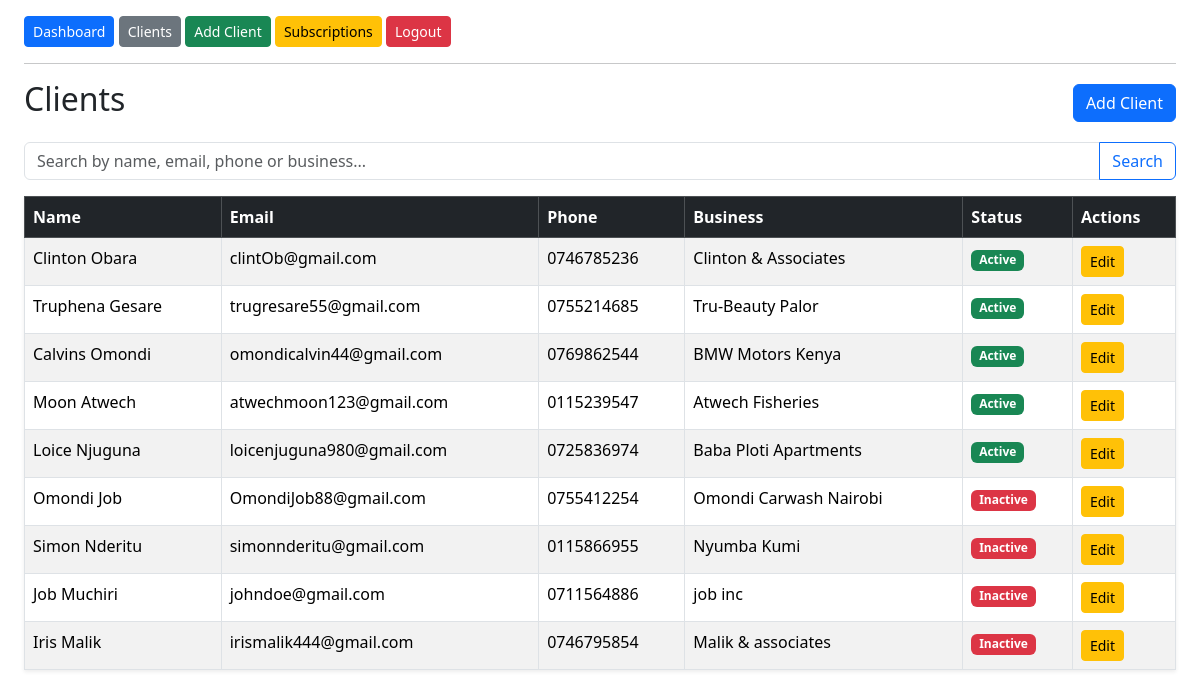
Page / (signed in) on the earlier database version.
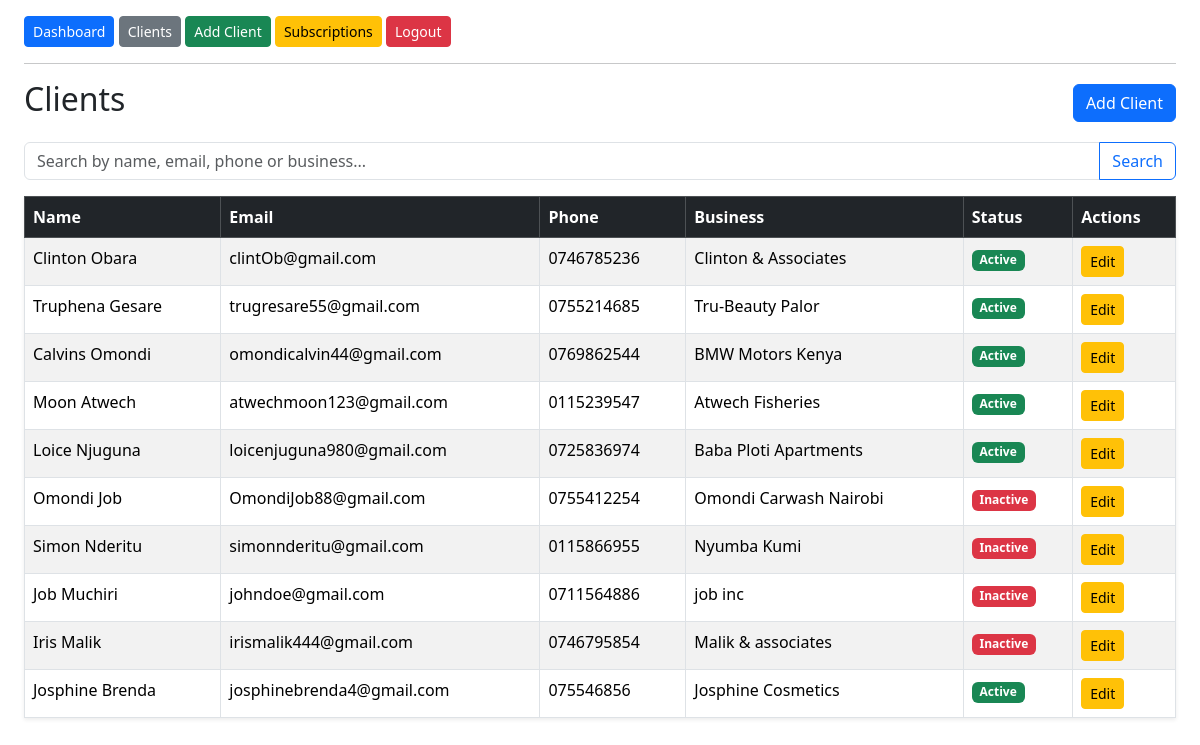
Same page on the later database version.
### tracker/models.py (models this page shows, shortened)
class Client (models.Model):
    STATUS_CHOICES = [
        ('active', 'Active'),
        ('inactive', 'Inactive')
    ]
    name = models.CharField(max_length=100)
    phone_number= models.CharField(max_length=12)
    email = models.EmailField(unique=True)
    business_name= models.CharField( max_length=50)
    status = models.CharField(
        max_length=50,
        choices= STATUS_CHOICES,
        default= 'active'
    )

### tracker/views.py (the view, shortened to what this page needs)
# urls.py: path('', views.client_list, name='client-list'),
@login_required
def client_list(request):
    search_query = request.GET.get('q', '')
    clients = Client.objects.all()
    return render(request, 'tracker/client_list.html', {
    'clients': clients,
    'search_query': search_query,
})

### tracker/templates/tracker/client_list.html (shortened to what this page needs)
{% extends 'tracker/base.html' %}
{% block content %}
<div class="d-flex justify-content-between align-items-center mb-3">
    <h2>Clients</h2>
    <a href="{% url 'add-client' %}" class="btn btn-primary">
        Add Client
    </a>
</div>
<form method="GET" class="mb-3">
    <div class="input-group">
        <input
            type="text"
            name="q"
            class="form-control"
            placeholder="Search by name, email, phone or business..."
            value="{{ search_query }}"
        >
        <button type="submit" class="btn btn-outline-primary">
            Search
        </button>
    </div>
</form>
<table class="table table-striped table-hover table-bordered shadow-sm">
    <thead class="table-dark">
        <tr>
            <th>Name</th>
            <th>Email</th>
            <th>Phone</th>
            <th>Business</th>
            <th>Status</th>
            <th>Actions</th>
        </tr>
    </thead>
    <tbody>
        {% for client in clients %}
        <tr>
            <td>{{ client.name }}</td>
            <td>{{ client.email }}</td>
            <td>{{ client.phone_number }}</td>
            <td>{{ client.business_name }}</td>
            <td>
                {% if client.status == 'active' %}
                    <span class="badge bg-success">Active</span>
                {% else %}
                    <span class="badge bg-danger">Inactive</span>
                {% endif %}
            </td>
            <td>
                <a href="{% url 'edit-client' client.id %}"
                   class="btn btn-sm btn-warning">
                    Edit
                </a>
            </td>
        </tr>
        {% empty %}
        <tr>
            <td colspan="6" class="text-center text-muted">
                No clients found
            </td>
        </tr>
        {% endfor %}
    </tbody>
</table>
{% endblock %}

Differences in the rows shown:
added Client: name "Josphine Brenda", email "josphinebrenda4@gmail.com", phone_number "075546856", business_name "Josphine Cosmetics", status "Active"
